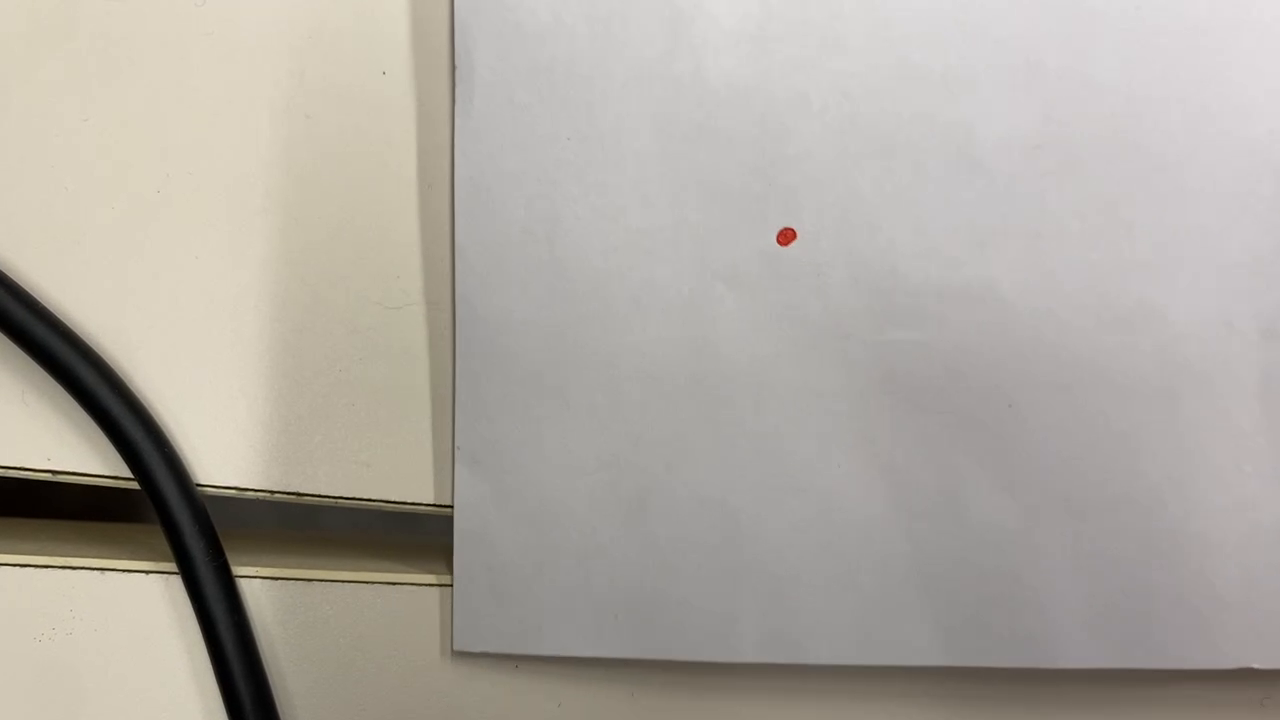
#> input picture frame 34 of dot_track/test2.mp4, 1280 x 720 px
$ python dot_tracking.py
#> lines starting #> are read from the running program, lines starting #| are printed output that depends on the picture; after the words box and inside, x2 and y2 are one past the last pixel; in counts of white or black regions, pixels touching at a corner belong together; long printed decimals are rounded
'''
Reference:
Color masking: https://stackoverflow.com/questions/30331944/finding-red-color-in-image-using-python-opencv
Find largest: https://stackoverflow.com/questions/44588279/find-and-draw-the-largest-contour-in-opencv-on-a-specific-color-python
Circle fitting : https://stackoverflow.com/questions/55621959/opencv-fitting-a-single-circle-to-an-image-in-python
Lucas-Kanade optical flow: https://docs.opencv.org/3.4/d4/dee/tutorial_optical_flow.html
Bilateral Filtering: https://docs.opencv.org/4.x/d4/d86/group__imgproc__filter.html#ga9d7064d478c95d60003cf839430737ed
'''

import numpy as np
import cv2 as cv
import matplotlib.pyplot as plt

'''
* apply_mask: apply a mask to the first frame of the video,
            returns the coordinate of the center of the red dot
* image: the first frame of the video
* x, y: coordinates of the center of the red dot
'''
def apply_mask(image):
    result = image.copy()

    # Filter
    image = cv.bilateralFilter(image, 8, 75, 75)
    cv.imshow('filt', image)
    cv.waitKey()


    # Upper + lower range mask
    image = cv.cvtColor(image, cv.COLOR_BGR2HSV)
    lower1 = np.array([155,50,50])
    upper1 = np.array([179,255,255])

    lower2 = np.array([0,50,50])
    upper2 = np.array([10,255,255])

    mask1 = cv.inRange(image, lower1, upper1)
    mask2 = cv.inRange(image, lower2, upper2)
    mask = mask1 + mask2
    result = cv.bitwise_and(result, result, mask=mask)

    cv.imshow('mask', mask)
    # cv.imshow('result', result)
    cv.waitKey()

    # Find contours
    contours, hierarchy = cv.findContours(mask, cv.RETR_EXTERNAL, cv.CHAIN_APPROX_NONE)

    if len(contours) != 0:
        # # Filtering small contours
        # for cnts in contours:
        #     area = cv.contourArea(cnts)
        #     if area > 50:
        #         # Draw all found contours in blue
        #         cv.drawContours(result, cnts, -1, (255,255,255), 3)

        # Find the biggest countour by the area
        c = max(contours, key = cv.contourArea)
        cv.drawContours(result, c, -1, 255, 3)

        # Draw the fitted ellipse of the biggest contour (c) in green
        # ellipse: center_coordinates, axesLength, angle
        # ellipse = cv.fitEllipse(c)
        # cv.ellipse(result, ellipse, (0, 255, 0), 2)
        # print("ellipse loc: x={x}, y={y}".format(x = ellipse[0][0], y = ellipse[0][1]))

        # Draw the fitted circle of the biggest contour (c) in red
        # circle: center_coordinates, radius,
        (x,y),radius = cv.minEnclosingCircle(c)
        center = (int(x),int(y))
        radius = int(radius)
        cv.circle(result, center, radius, (0,0,255), 2)
        print("circle loc: x={x}, y={y}".format(x = x, y = y))

    # Show the images
    cv.imshow("Result", result)
    cv.waitKey(0)
    return x, y

if __name__=="__main__":
    cap = cv.VideoCapture('dot_track/test2.mp4')


    # params for ShiTomasi corner detection
    feature_params = dict( maxCorners = 100,
                        qualityLevel = 0.3,
                        minDistance = 7,
                        blockSize = 7 )

    # Parameters for lucas kanade optical flow
    lk_params = dict( winSize  = (15, 15),
                    maxLevel = 2,
                    criteria = (cv.TERM_CRITERIA_EPS | cv.TERM_CRITERIA_COUNT, 10, 0.03))

    # Take first frame
    ret, init_frame = cap.read()
#> init_frame is the input picture: shape (720, 1280, 3); mean B, G, R 161.8, 169.3, 174.4
    old_gray = cv.cvtColor(init_frame, cv.COLOR_BGR2GRAY)
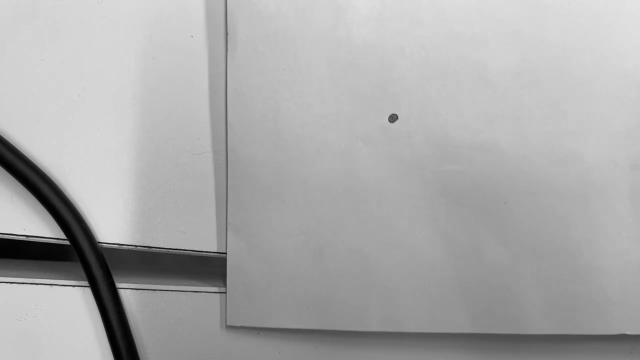
#> old_gray: shape (720, 1280) (shown at 1/2 size); min 0, max 233, mean 169.9
    x, y = apply_mask(init_frame)
#> in apply_mask, `mask2 = cv.inRange(image, lower2, upper2)`:
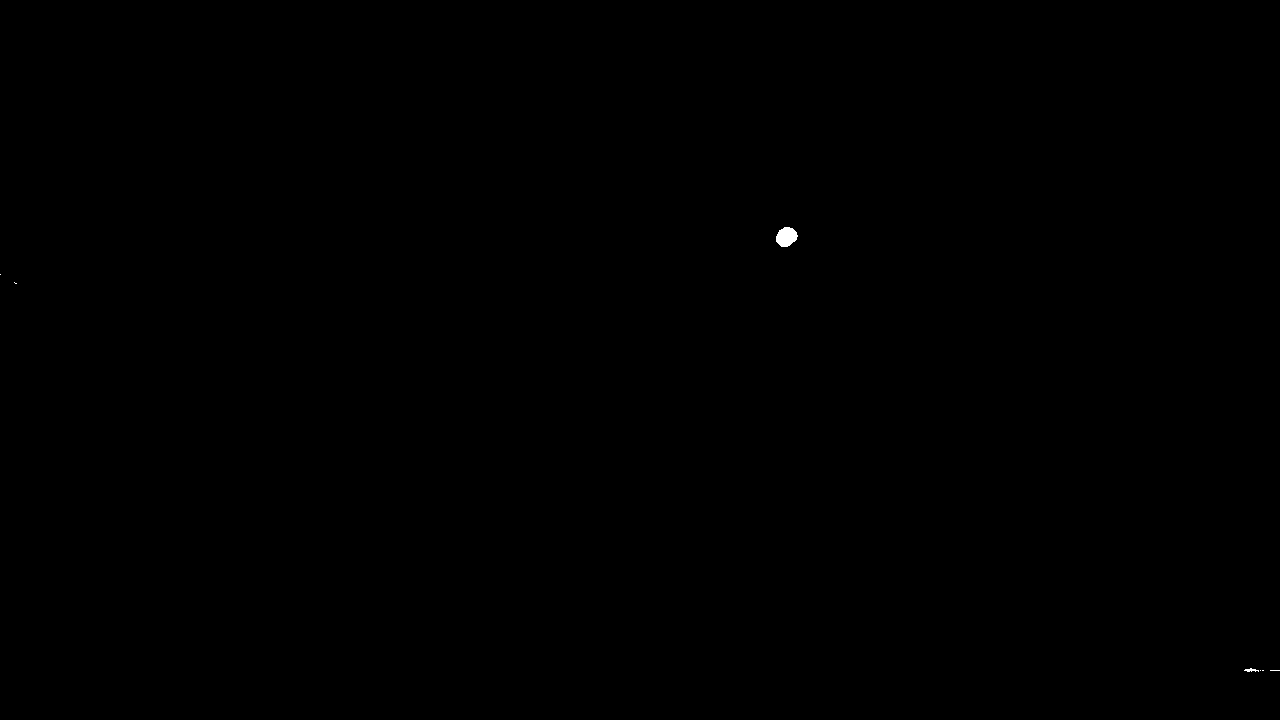
#> mask2: shape (720, 1280); 0.04% white; 7 white regions (5 under 20 px)
#> in apply_mask, `contours, hierarchy = cv.findContours(mask, cv.RETR_EXTERNAL, cv.CHAIN..`: contours = 7 contours, 6 with area under 20; largest, box (x1, y1, x2, y2) and area: (776, 227, 798, 247) 296
#> in apply_mask, `c = max(contours, key = cv.contourArea)`: c = contour of 55 points, box (x1, y1, x2, y2) (776, 227, 798, 247), area 296
#> in apply_mask, `(x,y),radius = cv.minEnclosingCircle(c)`: x = 786.2; y = 236.9; radius = 10.98
#> in apply_mask, `center = (int(x),int(y))`: center = (786, 236)
#> in apply_mask, `radius = int(radius)`: radius = 10
#| circle loc: x=786.196, y=236.935
#> x = 786.2; y = 236.9

    p0 = np.array([[[x, y]]], dtype='float32')
#> p0 = [[786.2, 236.9]]

    # Create a mask image for drawing purposes
    mask = np.zeros_like(init_frame)
    count = 0
    img_array = []
    x_cord = []
    y_cord = []
    dist = 0

    while(1):
        ret, frame = cap.read()
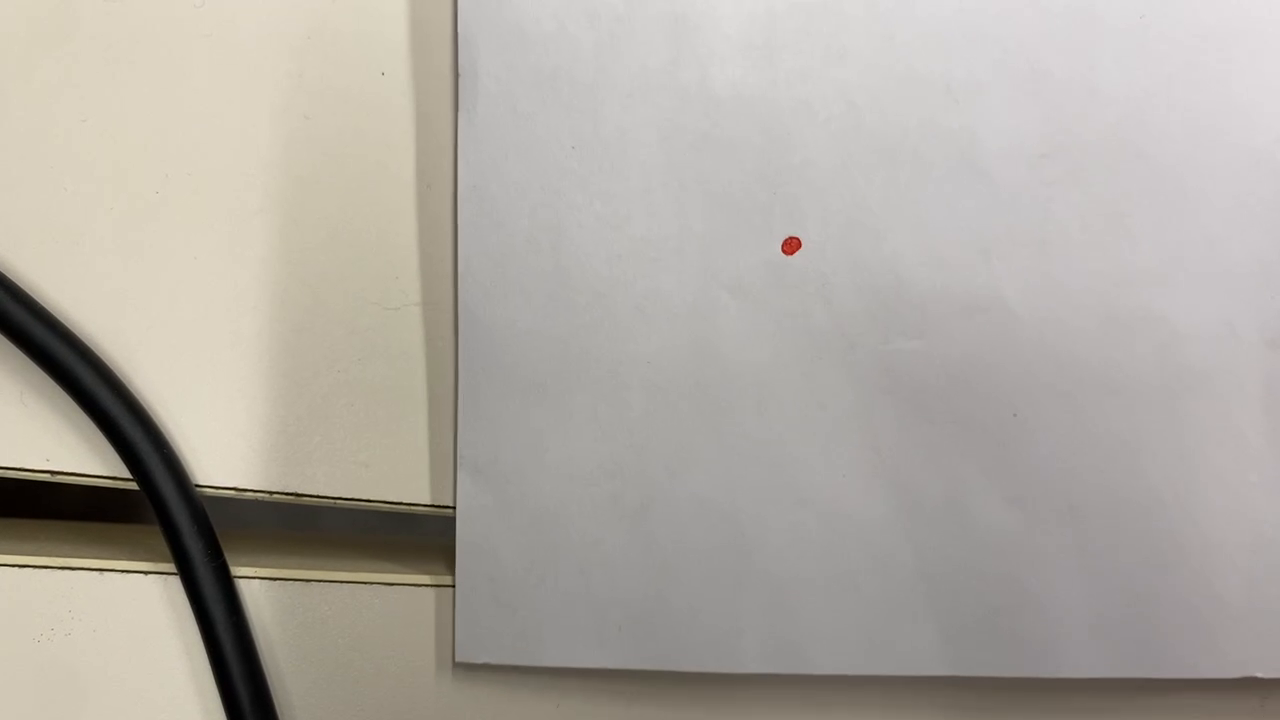
#> input picture frame 35 of dot_track/test2.mp4, 1280 x 720 px
#> frame is the input picture: shape (720, 1280, 3); mean B, G, R 162.3, 169.6, 174.8
        if not ret:
            print('No frames grabbed!')
            break

        frame_gray = cv.cvtColor(frame, cv.COLOR_BGR2GRAY)
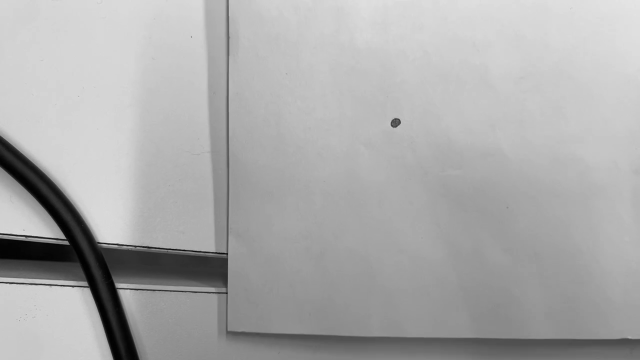
#> frame_gray: shape (720, 1280) (shown at 1/2 size); min 0, max 229, mean 170.3

        # calculate optical flow
        p1, st, err = cv.calcOpticalFlowPyrLK(old_gray, frame_gray, p0, None, **lk_params)
#> p1 = [[791.2, 246.1]]; st = [1]; err = [5.27]

        # Select good points
        if p1 is not None:
            good_new = p1[st==1]
#> good_new = [[791.2, 246.1]]
            good_old = p0[st==1]
#> good_old = [[786.2, 236.9]]

        # draw the tracks
        for i, (new, old) in enumerate(zip(good_new, good_old)):
            a, b = new.ravel()
            c, d = old.ravel()
            x_cord.append(int(a))
            y_cord.append(int(b))
            dist += ((a-c)**2+(b-d)**2)**2
            mask = cv.line(mask, (int(a), int(b)), (int(c), int(d)), [0, 255, 0], 2)
            frame = cv.circle(frame, (int(a), int(b)), 5, [0, 255, 0], -1)
#> this loop made 1 pass
#> (a, b, c, d, dist) on pass 1: (791.2, 246.1, 786.2, 236.9, 11847.8)
#> after the loop, dist = 11847.8; x_cord = [791]; y_cord = [246]
        img = cv.add(frame, mask)
        img_array.append(img)
        height, width, layers = img.shape
        size = (width,height)

        cv.imshow('frame', img)


        count += 1
        k = cv.waitKey(30) & 0xff
#> (key Esc is pressed here)
        if k == 27:
            break

        # Now update the previous frame and previous points
        old_gray = frame_gray.copy()
        p0 = good_new.reshape(-1, 1, 2)

    out = cv.VideoWriter('/dot_track/track_output.mp4',cv.VideoWriter_fourcc(*'DIVX'), 30, size)
    for i in range(len(img_array)):
        out.write(img_array[i])
#> this loop made 1 pass
    out.release()
    x_cord = np.array(x_cord)
    y_cord = np.array(y_cord)

    print("Distance traveled in pixels: " + str(dist))
#| Distance traveled in pixels: 11847.825
    plt.plot(x_cord, y_cord)
    plt.gca().invert_yaxis()
    plt.show()
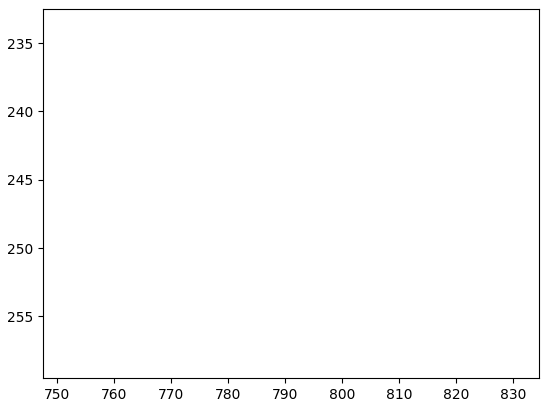
#> figure drawn by matplotlib, 1 panel

    cv.destroyAllWindows()

$ run again, starting later in the video
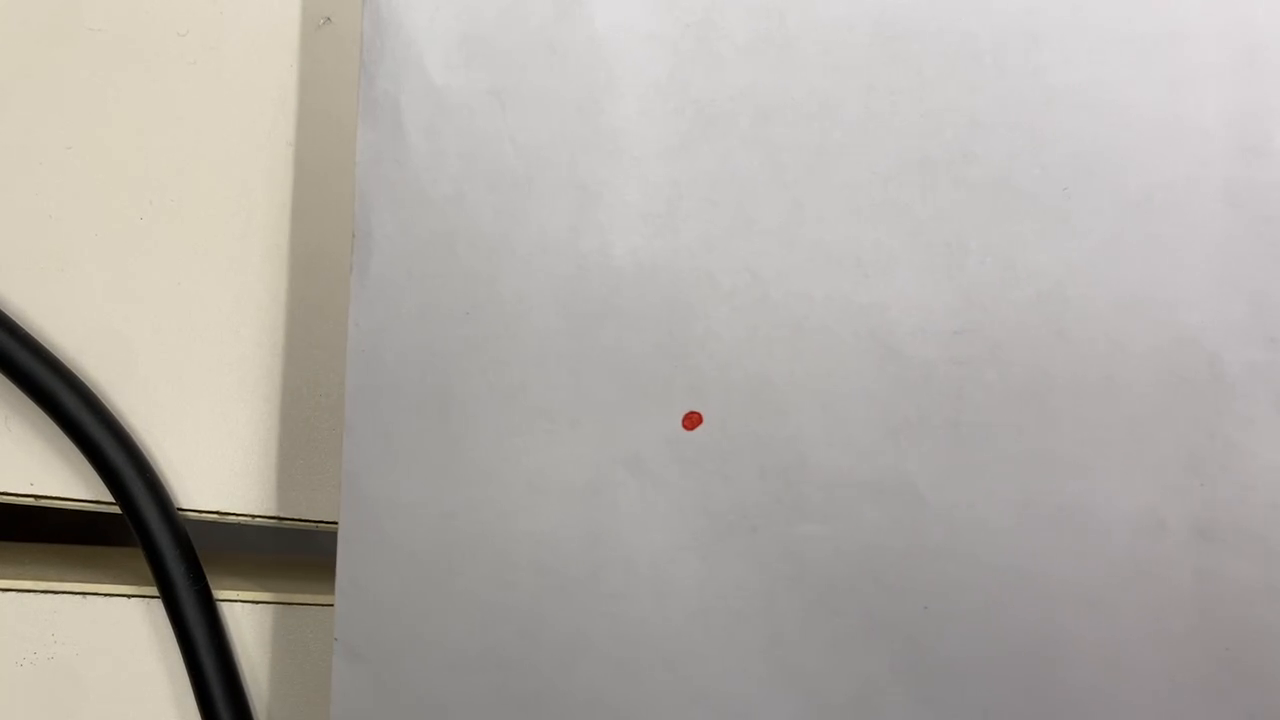
#> input picture frame 154 of dot_track/test2.mp4, 1280 x 720 px
#> init_frame is the input picture: shape (720, 1280, 3); mean B, G, R 167.2, 172.6, 176.9
#> `old_gray = cv.cvtColor(init_frame, cv.COLOR_BGR2GRAY)`:
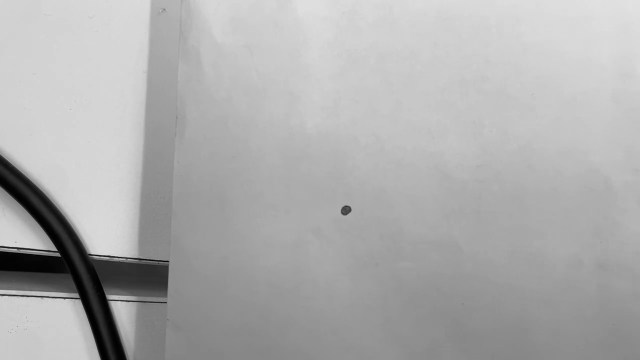
#> old_gray: shape (720, 1280) (shown at 1/2 size); min 0, max 228, mean 173.2
#> mask1: shape (720, 1280); every value is 0
#> mask2: shape (720, 1280); 0.04% white; 2 white regions (1 under 20 px)
#> contours = 2 contours, 1 with area under 20; largest, box (x1, y1, x2, y2) and area: (682, 411, 704, 431) 317
#> in apply_mask, `c = max(contours, key = cv.contourArea)`: c = contour of 58 points, box (x1, y1, x2, y2) (682, 411, 704, 431), area 317
#> in apply_mask, `(x,y),radius = cv.minEnclosingCircle(c)`: x = 692.4; y = 421.2; radius = 11.44
#> center = (692, 421)
#> in apply_mask, `radius = int(radius)`: radius = 11
#| circle loc: x=692.402, y=421.232
#> `x, y = apply_mask(init_frame)`: x = 692.4; y = 421.2
#> p0 = [[692.4, 421.2]]
#> p1 = [[685.9, 421.5]]; st = [1]; err = [1.32]
#> good_new = [[685.9, 421.5]]
#> good_old = [[692.4, 421.2]]
#> the loop `for i, (new, old) in enumerate(zip(good_new, good_old)):` made 1 pass
#> (a, b, c, d, dist) on pass 1: (685.9, 421.5, 692.4, 421.2, 1743.1)
#> after the loop `for i, (new, old) in enumerate(zip(good_new, good_old)):`: dist = 1743.1; x_cord = [685]; y_cord = [421]
#> the loop `for i in range(len(img_array)):` made 1 pass
#| Distance traveled in pixels: 1743.110
#> `plt.show()`:
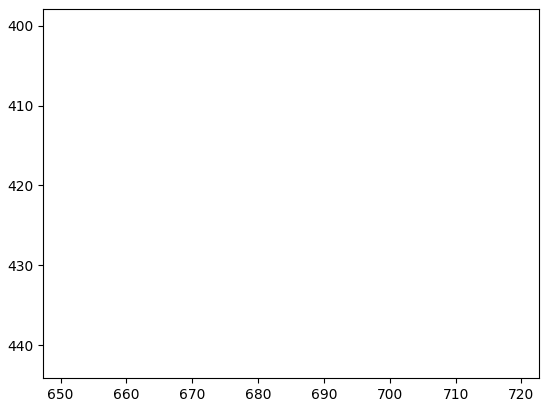
#> figure drawn by matplotlib, 1 panel

$ run again, starting later in the video
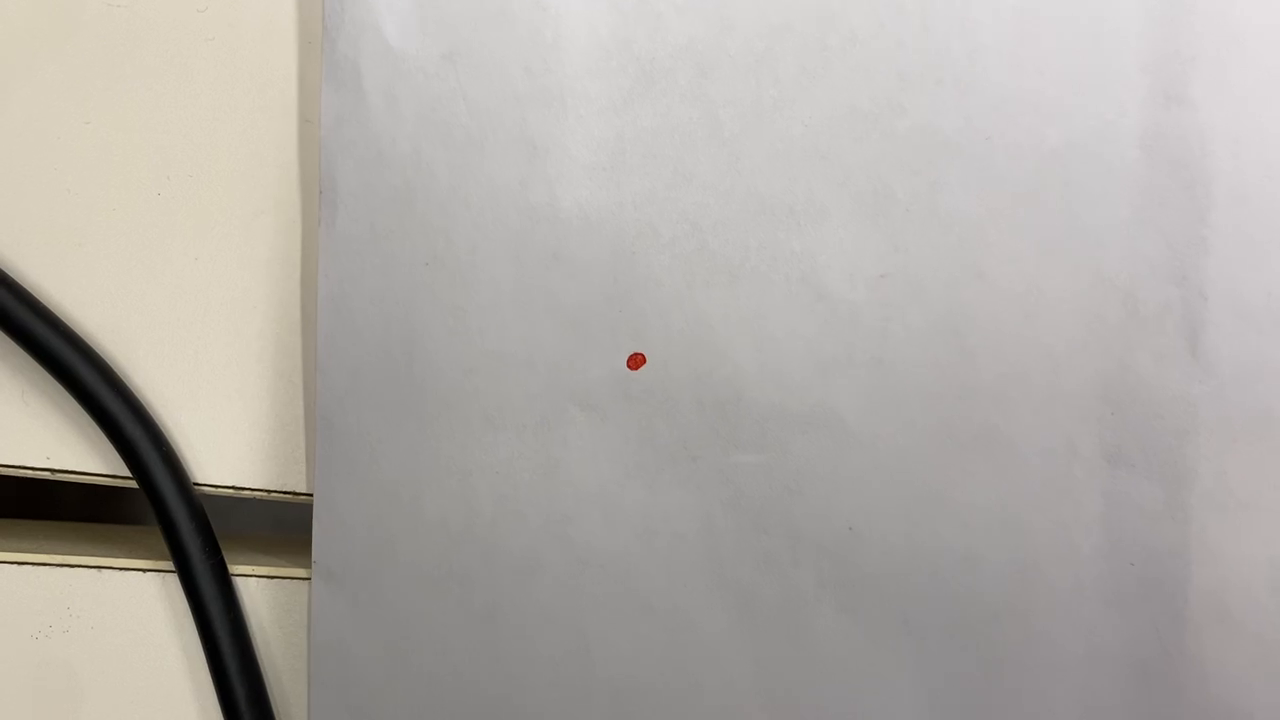
#> input picture frame 274 of dot_track/test2.mp4, 1280 x 720 px
#> init_frame is the input picture: shape (720, 1280, 3); mean B, G, R 166.6, 171.4, 175.5
#> mask1: shape (720, 1280); every value is 0
#> mask2: shape (720, 1280); 0.03% white; 1 white region
#> contours = 1 contour; box (x1, y1, x2, y2) and area: (626, 352, 647, 371) 262
#> in apply_mask, `c = max(contours, key = cv.contourArea)`: c = contour of 52 points, box (x1, y1, x2, y2) (626, 352, 647, 371), area 262
#> in apply_mask, `(x,y),radius = cv.minEnclosingCircle(c)`: x = 635.7; y = 361.2; radius = 10.41
#> center = (635, 361)
#> in apply_mask, `radius = int(radius)`: radius = 10
#| circle loc: x=635.665, y=361.234
#> `x, y = apply_mask(init_frame)`: x = 635.7; y = 361.2
#> p0 = [[635.7, 361.2]]
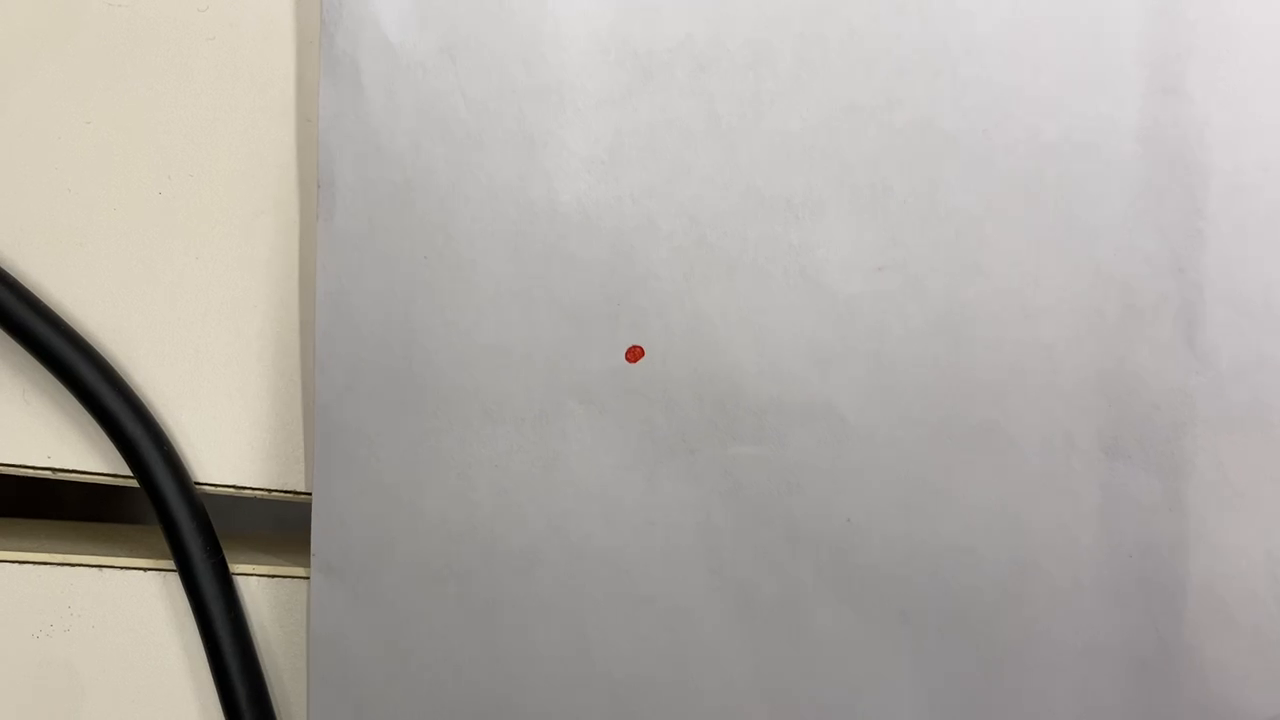
#> input picture frame 275 of dot_track/test2.mp4, 1280 x 720 px
#> frame is the input picture: shape (720, 1280, 3); mean B, G, R 166.6, 171.5, 175.6
#> p1 = [[634.2, 353.9]]; st = [1]; err = [2.6]
#> good_new = [[634.2, 353.9]]
#> good_old = [[635.7, 361.2]]
#> the loop `for i, (new, old) in enumerate(zip(good_new, good_old)):` made 1 pass
#> (a, b, c, d, dist) on pass 1: (634.2, 353.9, 635.7, 361.2, 3085.1)
#> after the loop `for i, (new, old) in enumerate(zip(good_new, good_old)):`: dist = 3085.1; x_cord = [634]; y_cord = [353]
#> the loop `for i in range(len(img_array)):` made 1 pass
#| Distance traveled in pixels: 3085.081
#> `plt.show()`:
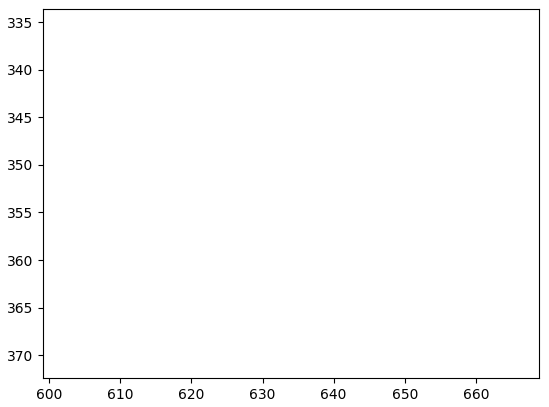
#> figure drawn by matplotlib, 1 panel
